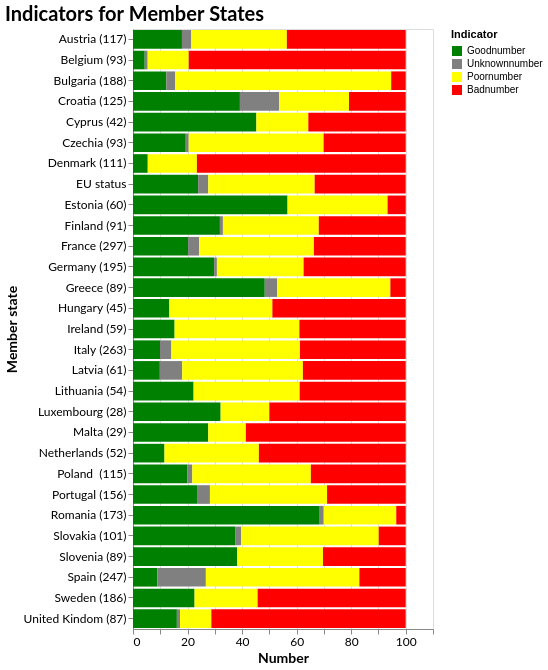

The specification (Vega-Lite) saved for this image:
### Vega-Lite specification from a JSON file in a GitHub repository (floating-point values rounded to 4 significant figures)
{"$schema": "https://vega.github.io/schema/vega-lite/v5.17.0.json", "config": {"axis": {"labelFont": "Lato", "labelFontSize": 12, "titleFont": "Lato", "titleFontSize": 14}, "background": "transparent", "title": {"anchor": "start", "color": "black", "font": "Lato", "fontSize": 20}}, "data": {"name": "data-139cfceda72e11f6bc66d4b1a13dac53"}, "datasets": {"data-139cfceda72e11f6bc66d4b1a13dac53": [{"Indicator": "Goodnumber", "Member state": "Belgium (93)", "Number": 4.3}, {"Indicator": "Goodnumber", "Member state": "Denmark (111)", "Number": 5.41}, {"Indicator": "Goodnumber", "Member state": "Spain (247)", "Number": 8.91}, {"Indicator": "Goodnumber", "Member state": "Latvia (61)", "Number": 9.84}, {"Indicator": "Goodnumber", "Member state": "Italy (263)", "Number": 9.89}, {"Indicator": "Goodnumber", "Member state": "Netherlands (52)", "Number": 11.54}, {"Indicator": "Goodnumber", "Member state": "Bulgaria (188)", "Number": 12.23}, {"Indicator": "Goodnumber", "Member state": "Hungary (45)", "Number": 13.33}, {"Indicator": "Goodnumber", "Member state": "Ireland (59)", "Number": 15.25}, {"Indicator": "Goodnumber", "Member state": "United Kindom (87)", "Number": 16.09}, {"Indicator": "Goodnumber", "Member state": "Austria (117)", "Number": 17.95}, {"Indicator": "Goodnumber", "Member state": "Czechia (93)", "Number": 19.35}, {"Indicator": "Goodnumber", "Member state": "Poland  (115)", "Number": 20.0}, {"Indicator": "Goodnumber", "Member state": "France (297)", "Number": 20.2}, {"Indicator": "Goodnumber", "Member state": "Lithuania (54)", "Number": 22.22}, {"Indicator": "Goodnumber", "Member state": "Sweden (186)", "Number": 22.58}, {"Indicator": "Goodnumber", "Member state": "Portugal (156)", "Number": 23.72}, {"Indicator": "Goodnumber", "Member state": "Malta (29)", "Number": 27.59}, {"Indicator": "Goodnumber", "Member state": "Germany (195)", "Number": 29.74}, {"Indicator": "Goodnumber", "Member state": "Finland (91)", "Number": 31.87}, {"Indicator": "Goodnumber", "Member state": "Luxembourg (28)", "Number": 32.14}, {"Indicator": "Goodnumber", "Member state": "Slovakia (101)", "Number": 37.62}, {"Indicator": "Goodnumber", "Member state": "Slovenia (89)", "Number": 38.2}, {"Indicator": "Goodnumber", "Member state": "Croatia (125)", "Number": 39.2}, {"Indicator": "Goodnumber", "Member state": "Cyprus (42)", "Number": 45.24}, {"Indicator": "Goodnumber", "Member state": "Greece (89)", "Number": 48.31}, {"Indicator": "Goodnumber", "Member state": "Estonia (60)", "Number": 56.67}, {"Indicator": "Goodnumber", "Member state": "Romania (173)", "Number": 68.21}, {"Indicator": "Goodnumber", "Member state": "EU status", "Number": 23.87}, {"Indicator": "Unknownnumber", "Member state": "Belgium (93)", "Number": 1.08}, {"Indicator": "Unknownnumber", "Member state": "Denmark (111)", "Number": 0.0}, {"Indicator": "Unknownnumber", "Member state": "Spain (247)", "Number": 17.81}, {"Indicator": "Unknownnumber", "Member state": "Latvia (61)", "Number": 8.2}, {"Indicator": "Unknownnumber", "Member state": "Italy (263)", "Number": 4.18}, {"Indicator": "Unknownnumber", "Member state": "Netherlands (52)", "Number": 0.0}, {"Indicator": "Unknownnumber", "Member state": "Bulgaria (188)", "Number": 3.19}, {"Indicator": "Unknownnumber", "Member state": "Hungary (45)", "Number": 0.0}, {"Indicator": "Unknownnumber", "Member state": "Ireland (59)", "Number": 0.0}, {"Indicator": "Unknownnumber", "Member state": "United Kindom (87)", "Number": 1.15}, {"Indicator": "Unknownnumber", "Member state": "Austria (117)", "Number": 3.42}, {"Indicator": "Unknownnumber", "Member state": "Czechia (93)", "Number": 1.08}, {"Indicator": "Unknownnumber", "Member state": "Poland  (115)", "Number": 1.74}, {"Indicator": "Unknownnumber", "Member state": "France (297)", "Number": 4.04}, {"Indicator": "Unknownnumber", "Member state": "Lithuania (54)", "Number": 0.0}, {"Indicator": "Unknownnumber", "Member state": "Sweden (186)", "Number": 0.0}, {"Indicator": "Unknownnumber", "Member state": "Portugal (156)", "Number": 4.49}, {"Indicator": "Unknownnumber", "Member state": "Malta (29)", "Number": 0.0}, {"Indicator": "Unknownnumber", "Member state": "Germany (195)", "Number": 1.03}, {"Indicator": "Unknownnumber", "Member state": "Finland (91)", "Number": 1.1}, {"Indicator": "Unknownnumber", "Member state": "Luxembourg (28)", "Number": 0.0}, {"Indicator": "Unknownnumber", "Member state": "Slovakia (101)", "Number": 1.98}, {"Indicator": "Unknownnumber", "Member state": "Slovenia (89)", "Number": 0.0}, {"Indicator": "Unknownnumber", "Member state": "Croatia (125)", "Number": 14.4}, {"Indicator": "Unknownnumber", "Member state": "Cyprus (42)", "Number": 0.0}, {"Indicator": "Unknownnumber", "Member state": "Greece (89)", "Number": 4.49}, {"Indicator": "Unknownnumber", "Member state": "Estonia (60)", "Number": 0.0}, {"Indicator": "Unknownnumber", "Member state": "Romania (173)", "Number": 1.73}, {"Indicator": "Unknownnumber", "Member state": "EU status", "Number": 3.73}, {"Indicator": "Poornumber", "Member state": "Belgium (93)", "Number": 15.05}, {"Indicator": "Poornumber", "Member state": "Denmark (111)", "Number": 18.02}, {"Indicator": "Poornumber", "Member state": "Spain (247)", "Number": 56.28}, {"Indicator": "Poornumber", "Member state": "Latvia (61)", "Number": 44.26}, {"Indicator": "Poornumber", "Member state": "Italy (263)", "Number": 47.15}, {"Indicator": "Poornumber", "Member state": "Netherlands (52)", "Number": 34.62}, {"Indicator": "Poornumber", "Member state": "Bulgaria (188)", "Number": 79.26}, {"Indicator": "Poornumber", "Member state": "Hungary (45)", "Number": 37.78}, {"Indicator": "Poornumber", "Member state": "Ireland (59)", "Number": 45.76}, {"Indicator": "Poornumber", "Member state": "United Kindom (87)", "Number": 11.49}, {"Indicator": "Poornumber", "Member state": "Austria (117)", "Number": 35.04}, {"Indicator": "Poornumber", "Member state": "Czechia (93)", "Number": 49.46}, {"Indicator": "Poornumber", "Member state": "Poland  (115)", "Number": 43.48}, {"Indicator": "Poornumber", "Member state": "France (297)", "Number": 42.09}, {"Indicator": "Poornumber", "Member state": "Lithuania (54)", "Number": 38.89}, {"Indicator": "Poornumber", "Member state": "Sweden (186)", "Number": 23.12}, {"Indicator": "Poornumber", "Member state": "Portugal (156)", "Number": 42.95}, {"Indicator": "Poornumber", "Member state": "Malta (29)", "Number": 13.79}, {"Indicator": "Poornumber", "Member state": "Germany (195)", "Number": 31.79}, {"Indicator": "Poornumber", "Member state": "Finland (91)", "Number": 35.16}, {"Indicator": "Poornumber", "Member state": "Luxembourg (28)", "Number": 17.86}, {"Indicator": "Poornumber", "Member state": "Slovakia (101)", "Number": 50.5}, {"Indicator": "Poornumber", "Member state": "Slovenia (89)", "Number": 31.46}, {"Indicator": "Poornumber", "Member state": "Croatia (125)", "Number": 25.6}, {"Indicator": "Poornumber", "Member state": "Cyprus (42)", "Number": 19.05}, {"Indicator": "Poornumber", "Member state": "Greece (89)", "Number": 41.57}, {"Indicator": "Poornumber", "Member state": "Estonia (60)", "Number": 36.67}, {"Indicator": "Poornumber", "Member state": "Romania (173)", "Number": 26.59}, {"Indicator": "Poornumber", "Member state": "EU status", "Number": 39.02}, {"Indicator": "Badnumber", "Member state": "Belgium (93)", "Number": 79.57}, {"Indicator": "Badnumber", "Member state": "Denmark (111)", "Number": 76.58}, {"Indicator": "Badnumber", "Member state": "Spain (247)", "Number": 17.0}, {"Indicator": "Badnumber", "Member state": "Latvia (61)", "Number": 37.7}, {"Indicator": "Badnumber", "Member state": "Italy (263)", "Number": 38.78}, {"Indicator": "Badnumber", "Member state": "Netherlands (52)", "Number": 53.85}, {"Indicator": "Badnumber", "Member state": "Bulgaria (188)", "Number": 5.32}, {"Indicator": "Badnumber", "Member state": "Hungary (45)", "Number": 48.89}, {"Indicator": "Badnumber", "Member state": "Ireland (59)", "Number": 38.98}, {"Indicator": "Badnumber", "Member state": "United Kindom (87)", "Number": 71.26}, {"Indicator": "Badnumber", "Member state": "Austria (117)", "Number": 43.59}, {"Indicator": "Badnumber", "Member state": "Czechia (93)", "Number": 30.11}, {"Indicator": "Badnumber", "Member state": "Poland  (115)", "Number": 34.78}, {"Indicator": "Badnumber", "Member state": "France (297)", "Number": 33.67}, {"Indicator": "Badnumber", "Member state": "Lithuania (54)", "Number": 38.89}, {"Indicator": "Badnumber", "Member state": "Sweden (186)", "Number": 54.3}, {"Indicator": "Badnumber", "Member state": "Portugal (156)", "Number": 28.85}, {"Indicator": "Badnumber", "Member state": "Malta (29)", "Number": 58.62}, {"Indicator": "Badnumber", "Member state": "Germany (195)", "Number": 37.44}, {"Indicator": "Badnumber", "Member state": "Finland (91)", "Number": 31.87}, {"Indicator": "Badnumber", "Member state": "Luxembourg (28)", "Number": 50.0}, {"Indicator": "Badnumber", "Member state": "Slovakia (101)", "Number": 9.9}, {"Indicator": "Badnumber", "Member state": "Slovenia (89)", "Number": 30.34}, {"Indicator": "Badnumber", "Member state": "Croatia (125)", "Number": 20.8}, {"Indicator": "Badnumber", "Member state": "Cyprus (42)", "Number": 35.71}, {"Indicator": "Badnumber", "Member state": "Greece (89)", "Number": 5.62}, {"Indicator": "Badnumber", "Member state": "Estonia (60)", "Number": 6.67}, {"Indicator": "Badnumber", "Member state": "Romania (173)", "Number": 3.47}, {"Indicator": "Badnumber", "Member state": "EU status", "Number": 33.37}]}, "encoding": {"color": {"field": "Indicator", "legend": {"title": "Indicator"}, "scale": {"domain": ["Goodnumber", "Unknownnumber", "Poornumber", "Badnumber"], "range": ["green", "grey", "yellow", "red"]}, "type": "nominal"}, "x": {"field": "Number", "title": "Number", "type": "quantitative"}, "y": {"field": "Member state", "title": "Member state", "type": "nominal"}}, "height": 600, "mark": {"type": "bar"}, "title": "Indicators for Member States", "width": "container"}
